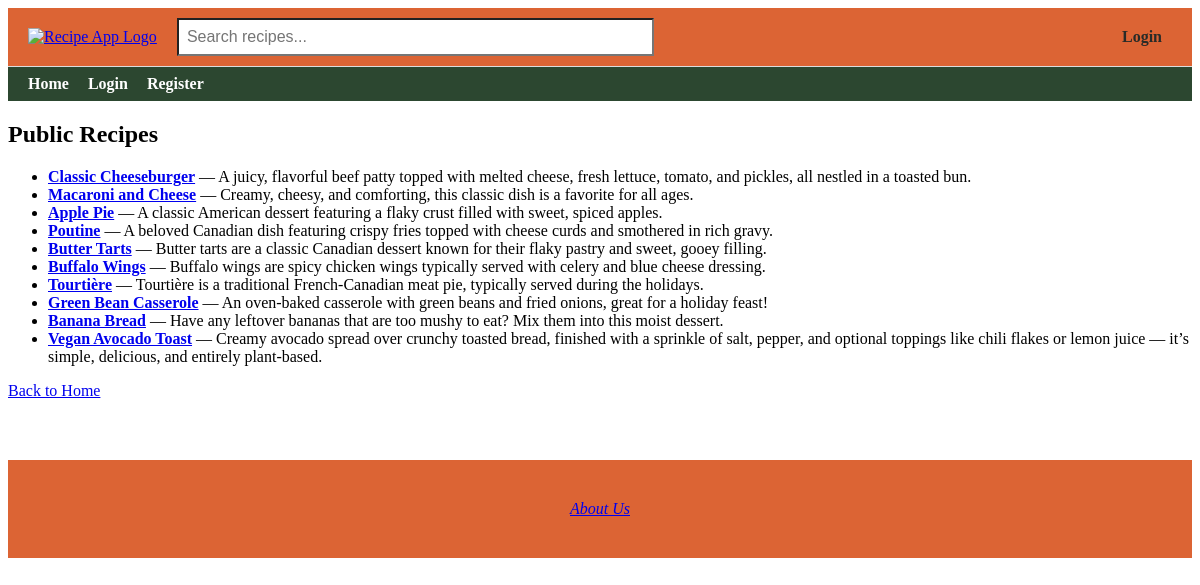
The app's page /visitor_recipes, older data.
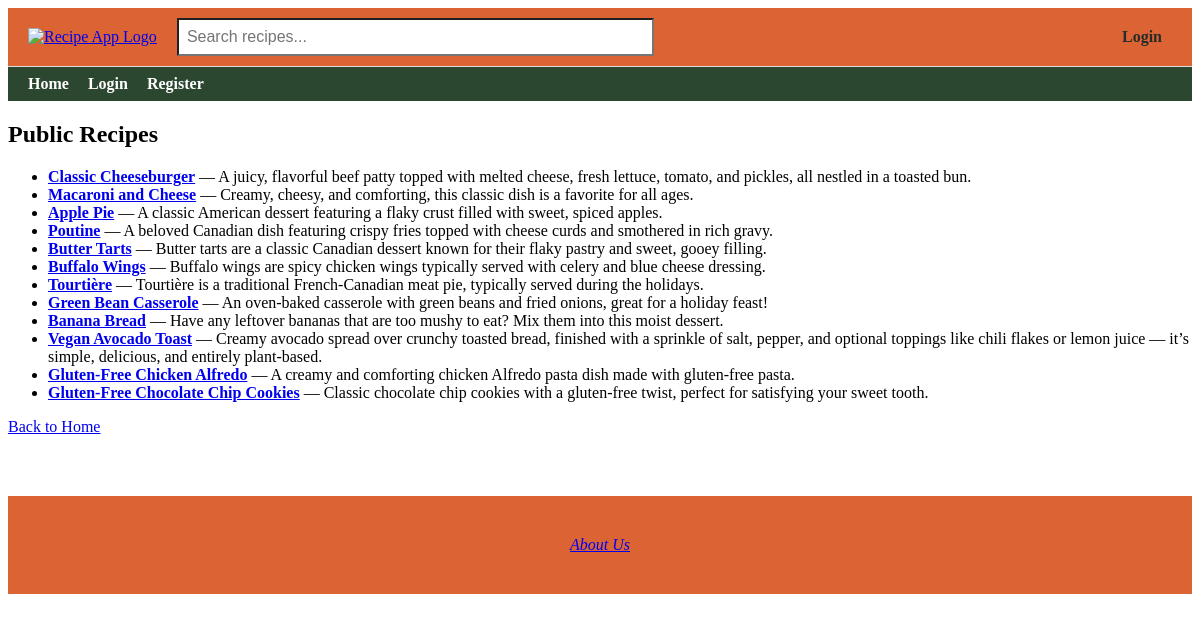
The same page, newer data.
### app/models.py (models this page shows, shortened)
class Recipe(db.Model):
    id = db.Column(db.Integer, primary_key=True)
    title = db.Column(db.String(100), nullable=False)
    description = db.Column(db.Text, nullable=False)
    ingredients = db.Column(db.Text, nullable=True)
    instructions = db.Column(db.Text, nullable=True)
    image_filename = db.Column(db.String(120), nullable=True)
    created = db.Column(db.DateTime, default=get_local_time)
    user_id = db.Column(db.Integer, db.ForeignKey('user.id'), nullable=False)
    rating_sum = db.Column(db.Integer, default=0)
    rating_count = db.Column(db.Integer, default=0)
    user = db.relationship('User', backref=db.backref('user_recipes', lazy=True), overlaps="author,recipes")
    comments = db.relationship('Comment', backref=db.backref('recipe', lazy=True)) #Relationship to comments (one-to-many)
    tags = db.relationship(
        'Tag',
        secondary=recipe_tags,
        backref=db.backref('recipes', lazy='dynamic'),
        lazy='dynamic'
    )

### app/routes.py (the view)
@app.route('/visitor_recipes')
def visitor_recipes():
    search_query = request.args.get('q', '')
    if search_query:
        recipes = Recipe.query.filter(
            or_(
                Recipe.title.ilike(f'%{search_query}%'),
                Recipe.ingredients.ilike(f'%{search_query}%')
            )
        ).all()
    else:
        recipes = Recipe.query.all()
    return render_template('visitor_recipes.html', recipes=recipes)

### app/routes.py (called while the page is built)
@app.context_processor
def inject_user():
    return dict(current_user=current_user)

### app/templates/visitor_recipes.html (shortened to what this page needs)
{% extends "base.html" %}
{% block content %}
<h2>Public Recipes</h2>
{% if recipes %}
    <ul>
        {% for recipe in recipes %}
            <li>
                <a href="{{ url_for('recipe_details', id=recipe.id) }}"><strong>{{ recipe.title }}</strong></a>
                    — {{ recipe.description }}
            </li>
        {% endfor %}
    </ul>
{% else %}
    <p>No recipes found matching your search.</p>
{% endif %}
<p><a href="{{ url_for('home') }}">Back to Home</a></p>
{% endblock %}

Row changes from the older to the newer data that the page shows:
added Recipe: title "Gluten-Free Chicken Alfredo", description "A creamy and comforting chicken Alfredo pasta dish made with gluten-free pasta."
added Recipe: title "Gluten-Free Chocolate Chip Cookies", description "Classic chocolate chip cookies with a gluten-free twist, perfect for satisfying your sweet tooth."
